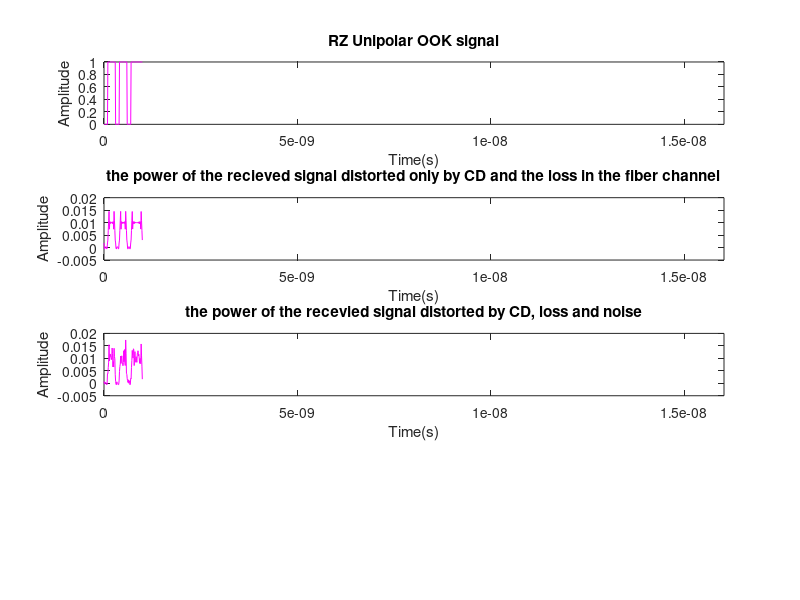

The MATLAB script that drew this image:
clear;

N_symb=10;
xx=N_symb/5;
Ds= 10 ; %distance
SNR = 12 ;

rng('shuffle');
n=randi([0 1],1,N_symb);

signal_1=zeros(1,N_symb);
f_symb=1e10;

for ii=1:N_symb
    if n(ii)==0
        nn(ii)=0;
    else
        nn(ii)=1;
    end
end

a=1;
ts=0:(0.1)/(f_symb):(N_symb-0.1)/f_symb;

for ii=1:10*N_symb
    if  ii/(10*a)==1
        signal(ii)=nn(a);
        a=a+1;
    else
        signal(ii)=nn(a);
    end
end

%CD
c          = 2.99792458e8;     % Speed of light [m/s]
lambda     = 1.55e-6;          % Wavelength [m]
D_to_beta2 = -lambda^2/2/pi/c; % * D [s/m^2]



beta2_L    = D_to_beta2*17e-6*Ds*1e3;  
%17 means CD coefficient of -17 ps/(nm*km).

samp_per_symb=10;
bits_per_symb=1; %OOK
f_samp=f_symb*samp_per_symb; %Samplinh rate [Hz]
N_samp=N_symb*samp_per_symb; 
dt_symb=1/f_symb; % symbolinterval [s]
dt_samp=1/f_samp;
T_period = N_samp*dt_samp;
t        = 0:dt_samp:(N_samp - 1)*dt_samp;
f        =   1 /T_period*[(0:N_samp/2 - 1) (-N_samp/2:-1)];
omega    = 2*pi/T_period*[(0:N_samp/2 - 1) (-N_samp/2:-1)]; %omega vector 

for k = 1:size(signal)
      signal2(k,:) = ifft(fft(signal(k,:)).*exp(-1i.*1/2.*beta2_L.*omega.^2).*10^(-0.2*1/2*Ds));
end

rng('shuffle');

noise = randn(size(signal2))*std(signal2)/db2mag(SNR);
signal_noise=(signal2+ noise).^2;

subplot(411);
plot(t,signal,'m');
xlim([0 (N_symb+0.1)/(f_symb)]);
xlabel('Time(s)');
ylabel('Amplitude');
title('RZ Unipolar OOK signal');

subplot(412);
plot(t,(signal2).^2,'m');
xlim([0 (N_symb+0.1)/(f_symb)]);
xlabel('Time(s)');
ylabel('Amplitude');
title('the power of the recieved signal distorted only by CD and the loss in the fiber channel');

for abc=1:N_symb
   
    v=1;
    rn=10*(abc-3);
    
    if abc==1
        signal_noise_selected(1)=0;
        signal_noise_selected(2)=0;
        signal_noise_selected(3)=signal_noise(5);
        signal_noise_selected(4)=signal_noise(15);
        signal_noise_selected(5)=signal_noise(25);
        
        signal_selected5=signal(5);
        
    elseif abc==2
        signal_noise_selected(1)=0;
        signal_noise_selected(2)=signal_noise(5);
        signal_noise_selected(3)=signal_noise(15);
        signal_noise_selected(4)=signal_noise(25);
        signal_noise_selected(5)=signal_noise(35);
        
        signal_selected5=signal(15);
        
    elseif abc==N_symb-1
        signal_noise_selected(1)=signal_noise(5+(N_symb-4)*10);
        signal_noise_selected(2)=signal_noise(5+(N_symb-3)*10);
        signal_noise_selected(3)=signal_noise(5+(N_symb-2)*10);
        signal_noise_selected(4)=signal_noise(5+(N_symb-1)*10);
        signal_noise_selected(5)=0;
        
        signal_selected5=signal(5+(N_symb-2)*10);
        
    elseif abc==N_symb
        signal_noise_selected(1)=signal_noise(5+(N_symb-3)*10);
        signal_noise_selected(2)=signal_noise(5+(N_symb-2)*10);
        signal_noise_selected(3)=signal_noise(5+(N_symb-1)*10);
        signal_noise_selected(4)=0;
        signal_noise_selected(5)=0;
        
        signal_selected5=signal(5+(N_symb-1)*10);
        
    else
        for rr=1:5
    v=5;
    v=v+(rr-1)*10+rn;

    
    signal_noise_selected(rr,:)= signal_noise(v);
    
   
   
    if rr==3
        signal_selected5 = signal(v);
    end
    
        end
        
    end
   
  
    labeled(abc,:)=signal_selected5;
   
  
    output_real(abc,:)=[abs(signal_noise_selected(1)),abs(signal_noise_selected(2)),abs(signal_noise_selected(3)),abs(signal_noise_selected(4)),abs(signal_noise_selected(5))];

   
end


for abc=1:N_symb
   
    v=5;
    v=v+(abc-1)*10;


    signal_noise_selected5 = signal_noise(v);

    
    signal_noise_select(abc)= abs(signal_noise_selected5);
    

    
    end
  

subplot(413);
plot(t,signal_noise,'m');
xlim([0 (N_symb+0.1)/(f_symb)]);
xlabel('Time(s)');
ylabel('Amplitude');
title('the power of the recevied signal distorted by CD, loss and noise');


cHeader = { 'real' 'real' 'real' 'real' 'real'  'true' 'true' 'true' 'true' 'true' }; %dummy header
commaHeader = [cHeader;repmat({','},1,numel(cHeader))]; %insert commaas
commaHeader = commaHeader(:)';
textHeader = cell2mat(commaHeader); %cHeader in text with commas
%write header to file

fid = fopen('actual value vs true value.csv','w'); 
fprintf(fid,'%s\n',textHeader);
fclose(fid);




MM=[ output_real labeled];
dlmwrite('actual value vs true value.csv',MM,'-append');
% dlmwrite('output_real.csv',output_real,'-append');

original=[];

threshold_value=mean(signal_noise_select)*0.5;

for xyz=1:N_symb
    
    reciever=signal_noise_select(xyz);   

    if reciever>=threshold_value
        original(xyz)=1;
    else
        original(xyz)=0;
    end
     
end

(N_symb-nnz(n-original))/N_symb
